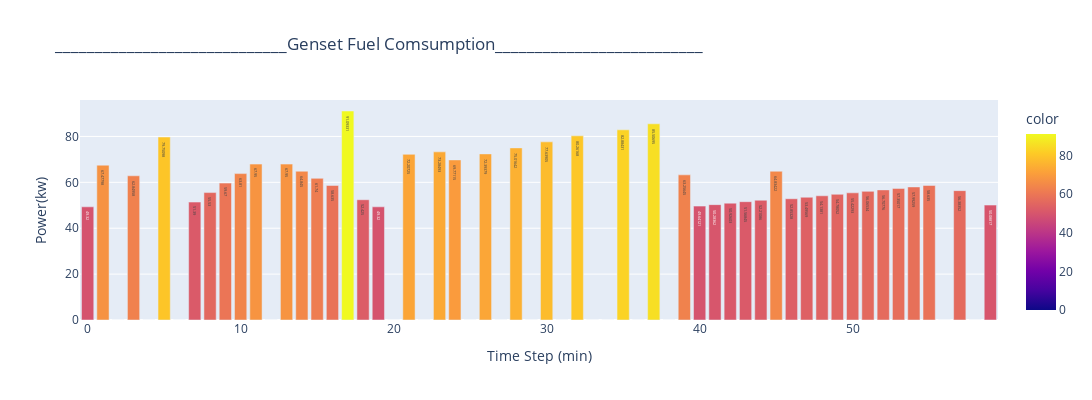

Notebook source saved alongside this figure:
### Markdown cell above
$\newline $
### Genset fuel consumption.

### Code cell
fig = px.bar(x=V_steps, y=FC_A_list,
             title="_____________________________Genset Fuel Comsumption__________________________",
             height=400, width=1350,
             labels=dict(x="Time Step (min)", y="Power(kw)"), text_auto=True, color=FC_A_list,
)
fig.show()

### Figure 1 — Plotly figure (JSON) as saved in the notebook; plotly's stock layout.template omitted (floating-point values rounded to 4 significant figures)
{"data": [{"alignmentgroup": "True", "hovertemplate": "Time Step (min)=%{x}<br>Power(kw)=%{y}<br>color=%{marker.color}<extra></extra>", "legendgroup": "", "marker": {"color": [49.32, 67.48, 0, 62.85, 0, 79.75, 0, 51.39, 55.53, 59.67, 63.81, 67.95, 3.314e-15, 67.95, 64.84, 61.74, 58.63, 91.09, 52.42, 49.32, 0, 72.21, 0, 73.28, 69.77, 0, 72.39, 0, 75.02, 0, 77.64, 0, 80.26, 0, 0, 82.88, 0, 85.51, 0, 63.26, 49.64, 50.28, 50.93, 51.57, 52.21, 64.83, 52.85, 53.5, 54.14, 54.78, 55.42, 56.07, 56.71, 57.35, 57.99, 58.63, 0, 56.38, 0, 50.09], "coloraxis": "coloraxis", "pattern": {"shape": ""}}, "name": "", "offsetgroup": "", "orientation": "v", "showlegend": false, "textposition": "auto", "texttemplate": "%{y}", "type": "bar", "x": [0, 1, 2, 3, 4, 5, 6, 7, 8, 9, 10, 11, 12, 13, 14, 15, 16, 17, 18, 19, 20, 21, 22, 23, 24, 25, 26, 27, 28, 29, 30, 31, 32, 33, 34, 35, 36, 37, 38, 39, 40, 41, 42, 43, 44, 45, 46, 47, 48, 49, 50, 51, 52, 53, 54, 55, 56, 57, 58, 59], "xaxis": "x", "y": [49.32, 67.48, 0, 62.85, 0, 79.75, 0, 51.39, 55.53, 59.67, 63.81, 67.95, 3.314e-15, 67.95, 64.84, 61.74, 58.63, 91.09, 52.42, 49.32, 0, 72.21, 0, 73.28, 69.77, 0, 72.39, 0, 75.02, 0, 77.64, 0, 80.26, 0, 0, 82.88, 0, 85.51, 0, 63.26, 49.64, 50.28, 50.93, 51.57, 52.21, 64.83, 52.85, 53.5, 54.14, 54.78, 55.42, 56.07, 56.71, 57.35, 57.99, 58.63, 0, 56.38, 0, 50.09], "yaxis": "y"}], "layout": {"barmode": "relative", "coloraxis": {"colorbar": {"title": {"text": "color"}}, "colorscale": [[0, "#0d0887"], [0.1111, "#46039f"], [0.2222, "#7201a8"], [0.3333, "#9c179e"], [0.4444, "#bd3786"], [0.5556, "#d8576b"], [0.6667, "#ed7953"], [0.7778, "#fb9f3a"], [0.8889, "#fdca26"], [1, "#f0f921"]]}, "height": 400, "legend": {"tracegroupgap": 0}, "title": {"text": "_____________________________Genset Fuel Comsumption__________________________"}, "width": 1350, "xaxis": {"anchor": "y", "domain": [0, 1], "title": {"text": "Time Step (min)"}}, "yaxis": {"anchor": "x", "domain": [0, 1], "title": {"text": "Power(kw)"}}}}
